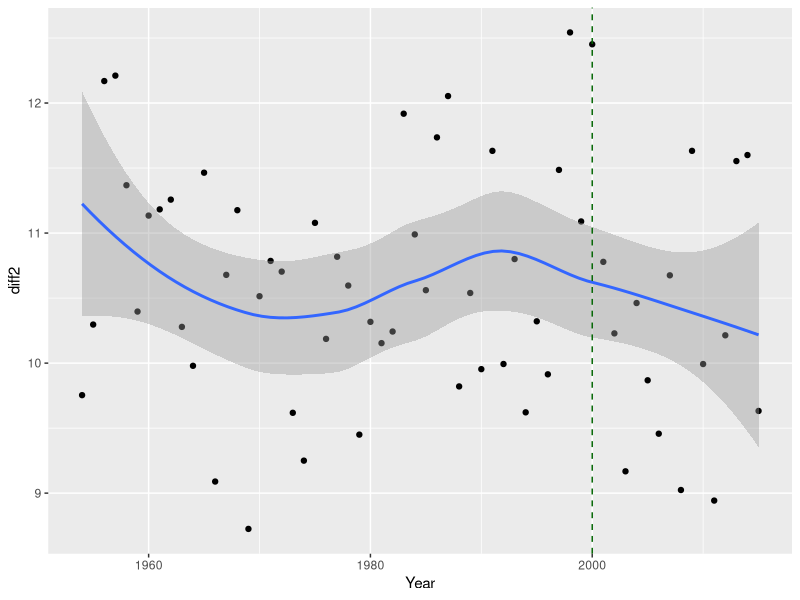

Generate this figure with R:
melb <- read.csv("data/melbourne.csv", as.is=TRUE, header=TRUE)
library("dplyr")
library("ggplot2")

melb <- na.omit(melb)

max.temp <- select(melb, Year:Min)%>%
  filter(Year > 1953, Month == 2 )%>%
  mutate(diff = Max-Min)%>%
  group_by(Year)%>%
  summarize(diff2 = mean(diff))



ggplot(max.temp, aes(Year,diff2)) + 
  geom_point() + 
  geom_smooth() + 
  geom_vline(xintercept = 2000, color="darkgreen", linetype = "dashed") 
